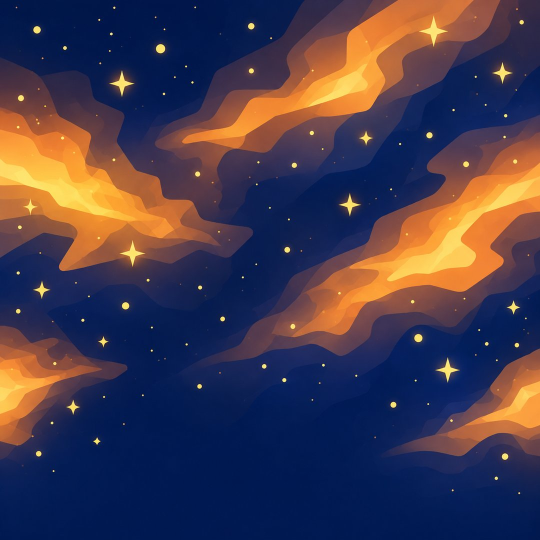
#> input picture assets/art/bg_dunebell.jpg, 1080 x 1080 px (shown at 1/2 size)
$ python -i prepare_art.py   (imports and definitions only)
#> lines starting #> are read from the running program, lines starting #| are printed output that depends on the picture
#> further down, picture is the input picture: PIL image 1080x1080 RGB; mean R, G, B 71.1, 59.5, 77.5
"""Prepares opaque art (planet surface textures, backgrounds) for the game.

Usage:
  python3 tool/prepare_art.py texture SRC assets/art/planet_tex_{id}.jpg
  python3 tool/prepare_art.py background SRC assets/art/bg_{id}.jpg

texture:    makes the image tile seamlessly left-to-right (the planet wraps
            it around a turning globe), then saves 1600x800 JPEG.
            AI "seamless" textures usually still show a seam; this blends a
            10% band at the right edge into the left edge so it disappears.
background: centre-crops to a square and saves 1080x1080 JPEG.

Opaque images are stored as JPEG to keep the app and browser build small.
(Transparent sprites use tool/clean_sprite.py and stay PNG.)
"""
import sys

from PIL import Image


def seam_diff(im):
    """Mean colour difference across the wrap seam (0 = invisible)."""
    w, h = im.size
    a = im.crop((w - 1, 0, w, h)).tobytes()
    b = im.crop((0, 0, 1, h)).tobytes()
    return sum(abs(x - y) for x, y in zip(a, b)) / len(a)


def make_seamless(im, band_ratio=0.10):
    """Blends the last `band` columns into the first ones.

    Output width is W - band: column x < band is a crossfade from
    I[W-band+x] (t=0) to I[x] (t=1), so the output's last column I[W-band-1]
    sits next to I[W-band] at the wrap, which is continuous in the source.
    """
#> called with band_ratio = 0.1
    w, h = im.size
#> w = 1080; h = 1080
    band = int(w * band_ratio)
#> band = 108
    out = Image.new('RGB', (w - band, h))
#> out: PIL image 972x1080 RGB; every value is 0
    out.paste(im.crop((band, 0, w - band, h)), (band, 0))
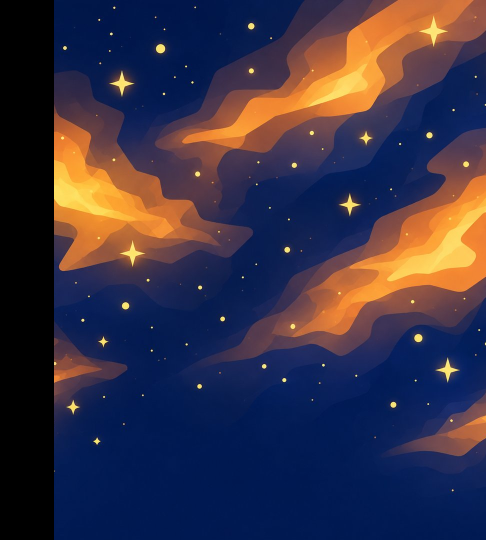
#> out: PIL image 972x1080 RGB (shown at 1/2 size); mean R, G, B 57.6, 50, 69.5
    for x in range(band):
        t = x / band
        left = im.crop((x, 0, x + 1, h))
        right = im.crop((w - band + x, 0, w - band + x + 1, h))
        out.paste(Image.blend(right, left, t), (x, 0))
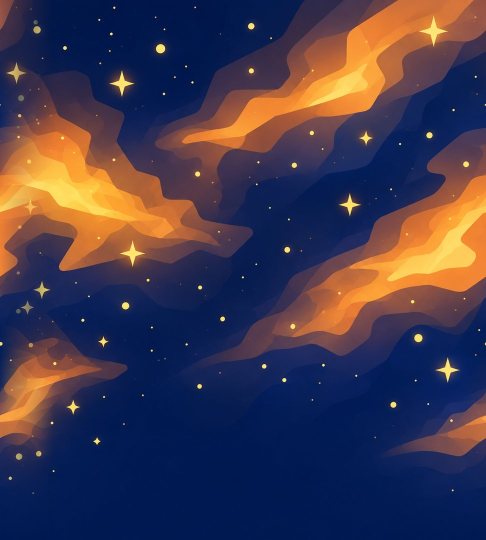
#> out: PIL image 972x1080 RGB (shown at 1/2 size); mean R, G, B 67.9, 57.8, 77.8
    return out


def main():
    kind, src, dst = sys.argv[1:4]
    im = Image.open(src).convert('RGB')
    if kind == 'texture':
        before = seam_diff(im)
        im = make_seamless(im)
        im = im.resize((1600, 800), Image.LANCZOS)
        print(f'{dst}: seam {before:.1f} -> {seam_diff(im):.1f}')
    elif kind == 'background':
        w, h = im.size
        s = min(w, h)
        im = im.crop(((w - s) // 2, (h - s) // 2, (w + s) // 2, (h + s) // 2))
        im = im.resize((1080, 1080), Image.LANCZOS)
        print(f'{dst}: 1080x1080')
    else:
        raise SystemExit(f'unknown kind {kind}')
    im.save(dst, quality=85, optimize=True, progressive=True)


# [2 lines not run here, left out]

>>> from PIL import Image
>>> picture = Image.open('../assets/art/bg_dunebell.jpg')
>>> result = make_seamless(picture)

$ run again, on assets/art/bg_terra_nova.jpg
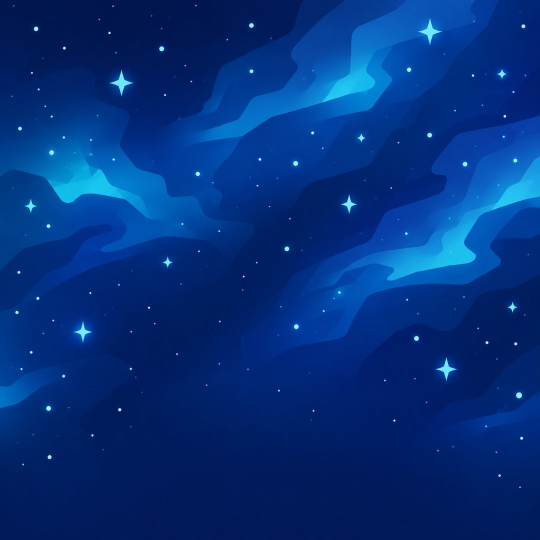
#> input picture assets/art/bg_terra_nova.jpg, 1080 x 1080 px (shown at 1/2 size)
#> picture is the input picture: PIL image 1080x1080 RGB; mean R, G, B 2.6, 48.8, 125.5
#> in make_seamless, `out.paste(im.crop((band, 0, w - band, h)), (band, 0))`:
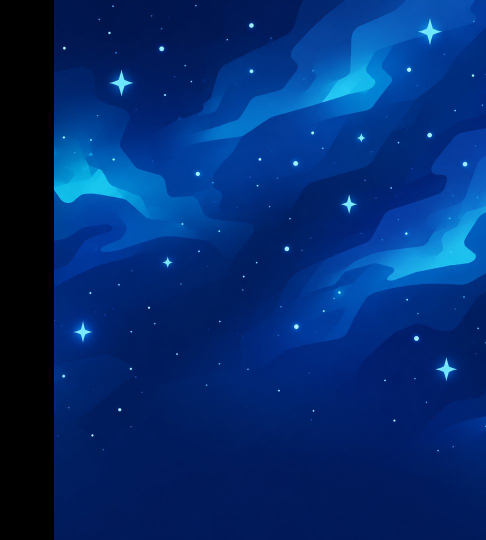
#> out: PIL image 972x1080 RGB (shown at 1/2 size); mean R, G, B 2.3, 43.3, 111.6
#> after the loop in make_seamless, `for x in range(band):`:
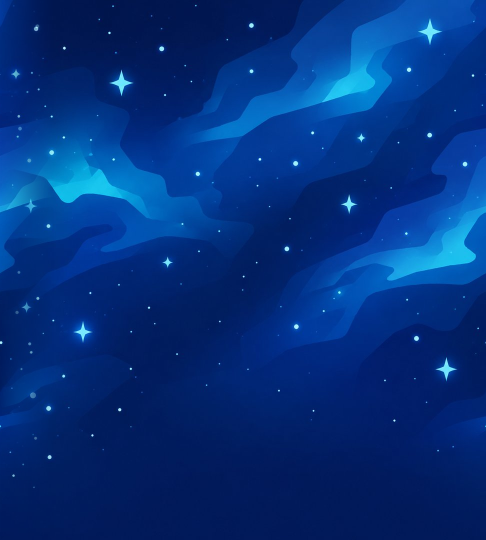
#> out: PIL image 972x1080 RGB (shown at 1/2 size); mean R, G, B 2.6, 48.7, 125.5

$ run again, on assets/art/bg_unknown.jpg
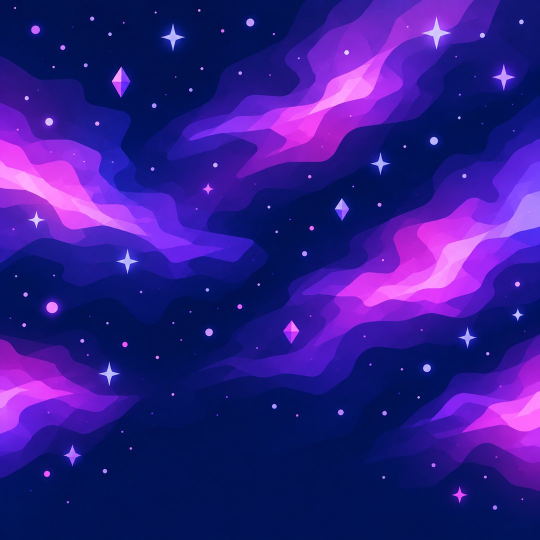
#> input picture assets/art/bg_unknown.jpg, 1080 x 1080 px (shown at 1/2 size)
#> picture is the input picture: PIL image 1080x1080 RGB; mean R, G, B 50, 28.4, 139.5
#> in make_seamless, `out.paste(im.crop((band, 0, w - band, h)), (band, 0))`:
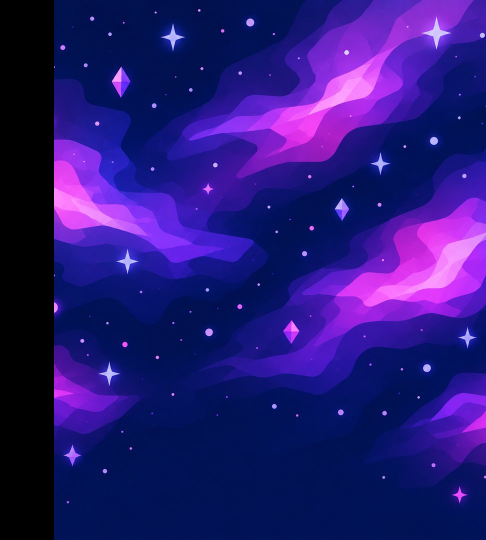
#> out: PIL image 972x1080 RGB (shown at 1/2 size); mean R, G, B 39.8, 24, 119.8
#> after the loop in make_seamless, `for x in range(band):`:
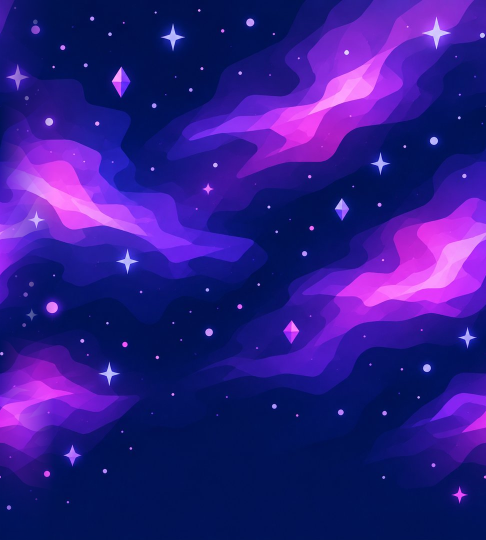
#> out: PIL image 972x1080 RGB (shown at 1/2 size); mean R, G, B 47.2, 27.5, 137

$ run again, on assets/art/bg_vulcara.jpg
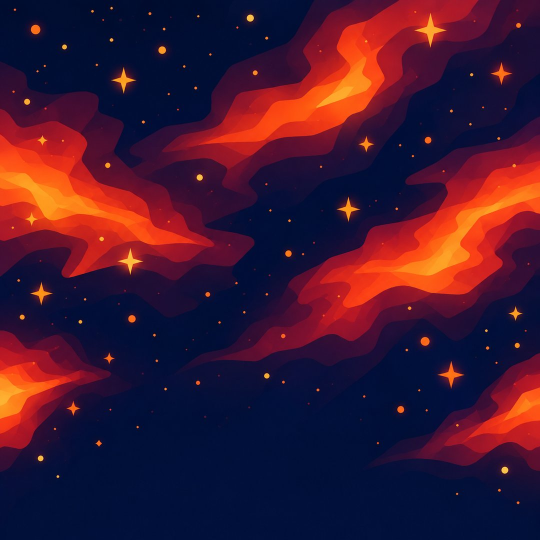
#> input picture assets/art/bg_vulcara.jpg, 1080 x 1080 px (shown at 1/2 size)
#> picture is the input picture: PIL image 1080x1080 RGB; mean R, G, B 65.6, 23.7, 48.6
#> in make_seamless, `out.paste(im.crop((band, 0, w - band, h)), (band, 0))`:
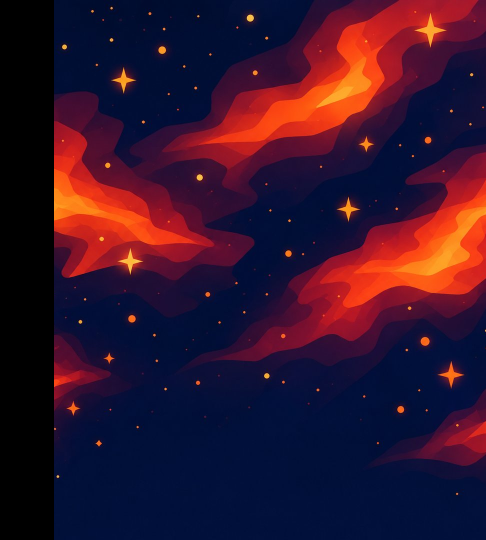
#> out: PIL image 972x1080 RGB (shown at 1/2 size); mean R, G, B 52.6, 19.8, 43.9
#> after the loop in make_seamless, `for x in range(band):`:
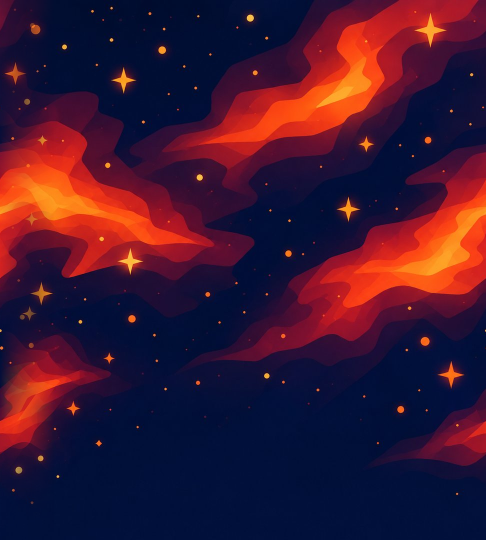
#> out: PIL image 972x1080 RGB (shown at 1/2 size); mean R, G, B 62.4, 22.9, 48.9
